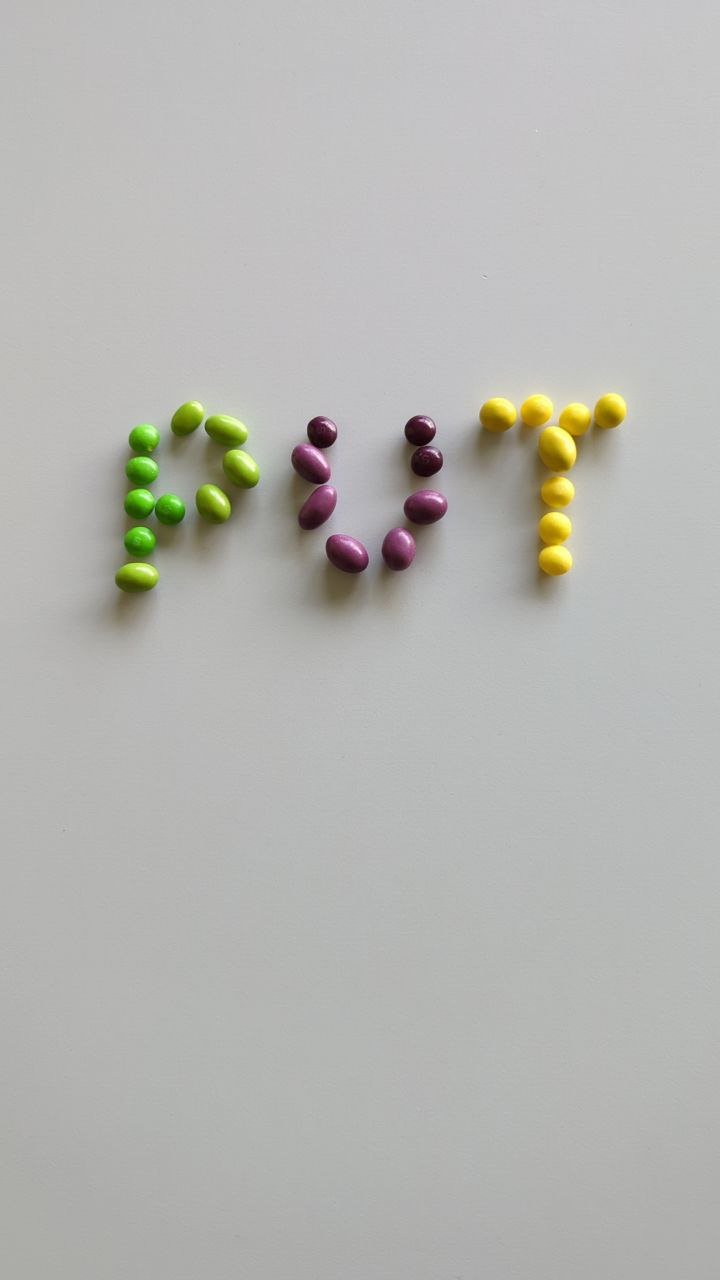
#> input picture data/00.jpg, 720 x 1280 px; its folder holds only this picture in this run
$ python my_multiple_pictures_test.py
#> lines starting #> are read from the running program, lines starting #| are printed output that depends on the picture; after the words box and inside, x2 and y2 are one past the last pixel; in counts of white or black regions, pixels touching at a corner belong together
### my_func_and_ranges.py
import cv2
import numpy as np

lower_red = [np.array([175, 165, 120]), np.array([0, 165, 120])]
upper_red = [np.array([179, 255, 200]), np.array([1, 255, 200])]

lower_purple = [np.array([158,108,24])]
upper_purple = [np.array([173,255,105])]

lower_yellow = [np.array([10,168,199])]
upper_yellow = [np.array([30,255,255])]

lower_green = [np.array([31,140,144])]
upper_green = [np.array([52,255,255])]

def get_number_of_objects_in_range(img: cv2.Mat, lower_hsv_limits: list[np.ndarray], upper_hsv_limits: list[np.ndarray]) -> any:

    kernel = np.ones((5,5),np.uint8)

    blurred_img = cv2.GaussianBlur(img, (5, 5), 0)
    hsv_img = cv2.cvtColor(blurred_img, cv2.COLOR_BGR2HSV)

    mask = cv2.inRange(hsv_img, lower_hsv_limits[0], upper_hsv_limits[0])

    for i in range(len(lower_hsv_limits)):
        temporary_mask = cv2.inRange(hsv_img, lower_hsv_limits[i], upper_hsv_limits[i])
        mask = cv2.bitwise_or(mask, temporary_mask)

    opening_mask = cv2.morphologyEx(mask, cv2.MORPH_OPEN, kernel, iterations=1)

    dilate_mask = cv2.dilate(opening_mask, kernel , iterations=4)

    contours, _ = cv2.findContours(dilate_mask,cv2.RETR_EXTERNAL, cv2.CHAIN_APPROX_NONE)

    return len(contours), dilate_mask

### my_multiple_pictures_test.py
import json
from pathlib import Path
from typing import Dict

import click
import cv2
from tqdm import tqdm
import glob
import numpy as np

from my_func_and_ranges import *

def main():
    img_paths = glob.glob("data/*.jpg")

    for img_path in img_paths:
        print(img_path)
        img = cv2.imread(img_path, cv2.IMREAD_COLOR)
#> img is the input picture: shape (1280, 720, 3); mean B, G, R 178.2, 181.9, 181.8

        red_count, red_display = get_number_of_objects_in_range(img, lower_red, upper_red)
#> in get_number_of_objects_in_range, `contours, _ = cv2.findContours(dilate_mask,cv2.RETR_EXTERNAL, cv2.CHAI..`: contours = []
#> red_count = 0
        purple_count, purple_display = get_number_of_objects_in_range(img, lower_purple, upper_purple)
#> in get_number_of_objects_in_range (call 2), `mask = cv2.inRange(hsv_img, lower_hsv_limits[0], upper_hsv_limits[0])`:
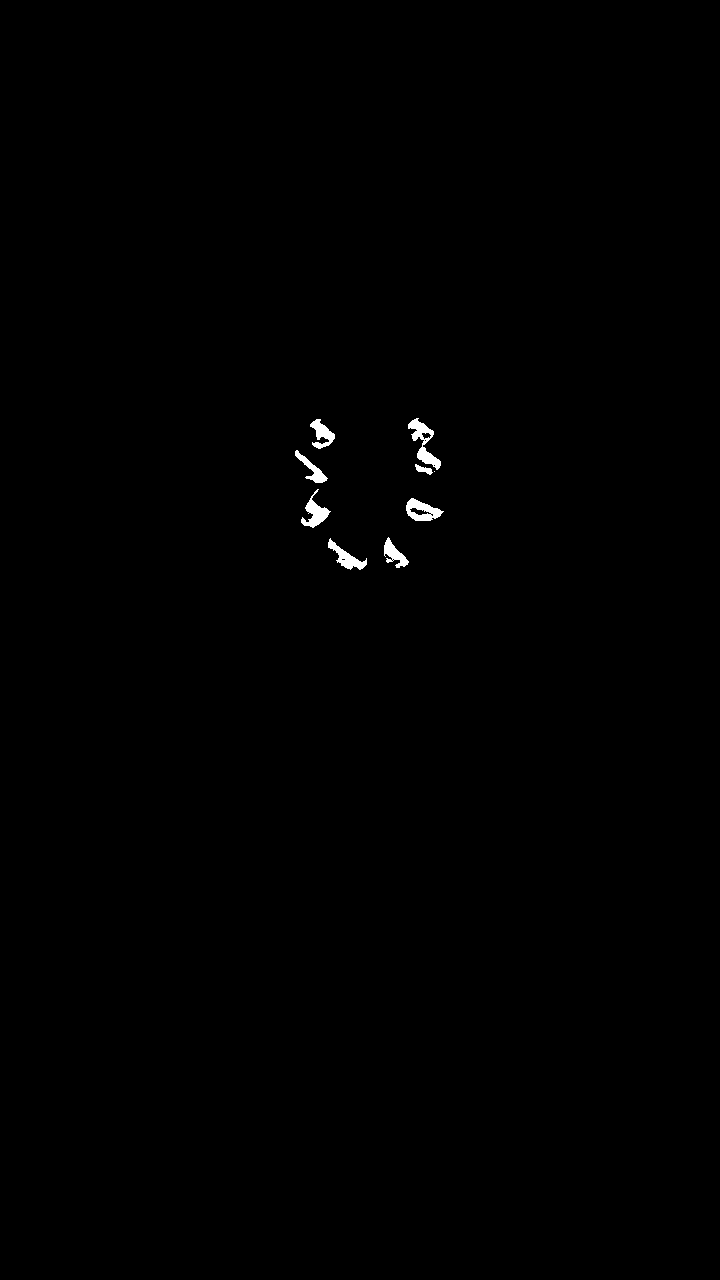
#> mask: shape (1280, 720); 0.34% white; 9 white regions (1 under 20 px), largest, box (x1, y1, x2, y2) and area: (408, 418, 441, 470) 602, (406, 498, 444, 521) 477, (301, 489, 331, 528) 447
#> in get_number_of_objects_in_range (call 2), `dilate_mask = cv2.dilate(opening_mask, kernel , iterations=4)`:
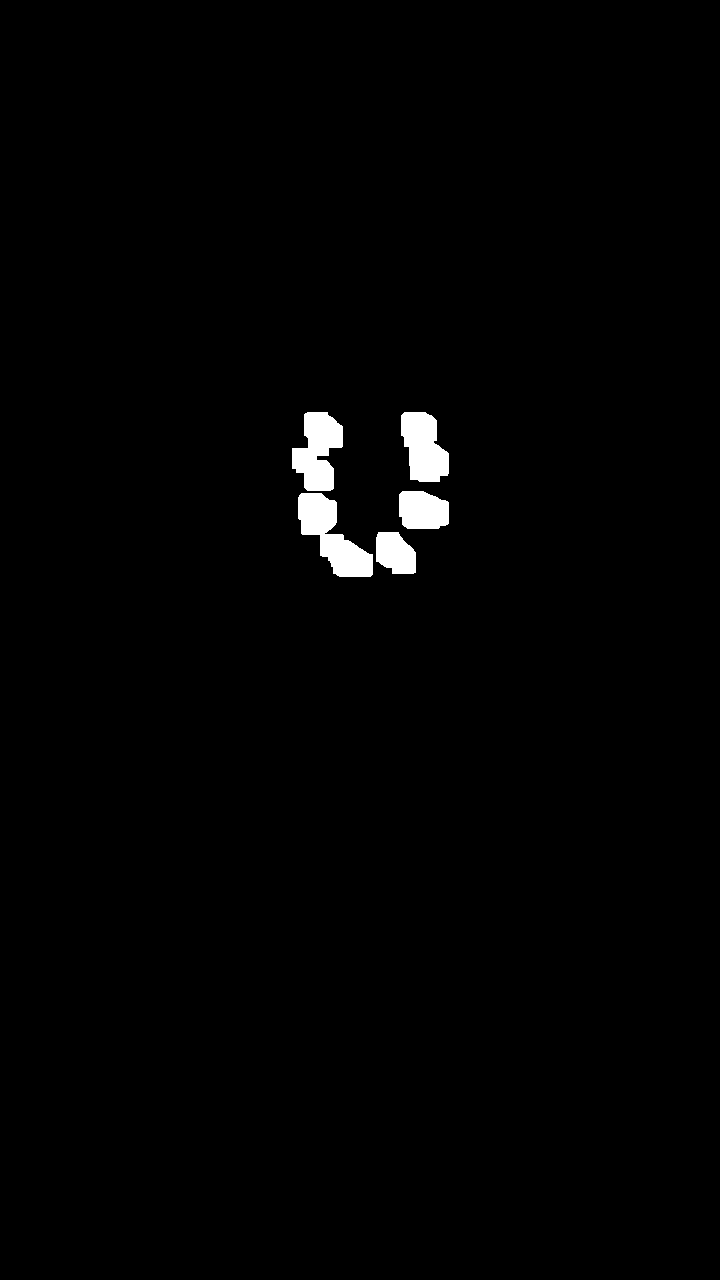
#> dilate_mask: shape (1280, 720); 1.2% white; 5 white regions
#> in get_number_of_objects_in_range (call 2), `contours, _ = cv2.findContours(dilate_mask,cv2.RETR_EXTERNAL, cv2.CHAI..`: contours = 5 contours; box (x1, y1, x2, y2) and area: (298, 493, 373, 577) 2940, (292, 412, 343, 491) 2520, (401, 412, 449, 482) 2354, (399, 491, 449, 529) 1588, (376, 532, 416, 574) 1276
#> purple_count = 5
        yellow_count, yellow_display = get_number_of_objects_in_range(img, lower_yellow, upper_yellow)
#> in get_number_of_objects_in_range (call 3), `dilate_mask = cv2.dilate(opening_mask, kernel , iterations=4)`:
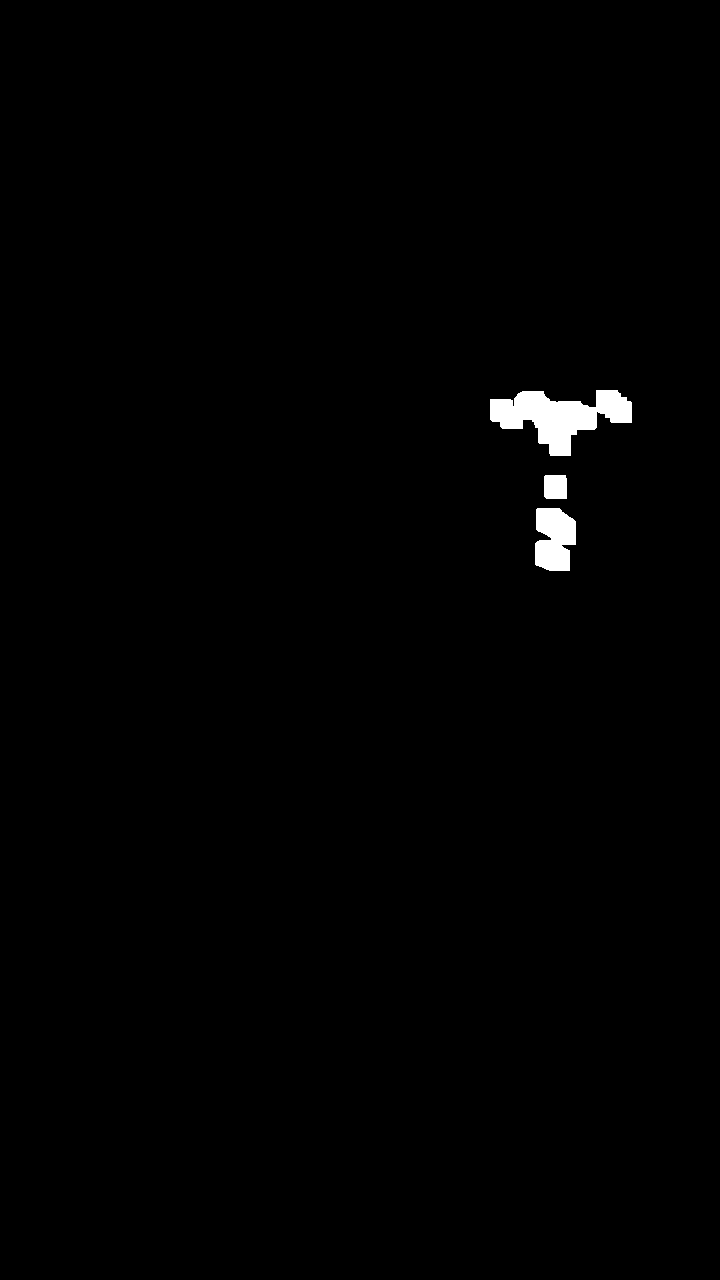
#> dilate_mask: shape (1280, 720); 0.81% white; 3 white regions
#> in get_number_of_objects_in_range (call 3), `contours, _ = cv2.findContours(dilate_mask,cv2.RETR_EXTERNAL, cv2.CHAI..`: contours = 3 contours; box (x1, y1, x2, y2) and area: (490, 390, 632, 456) 4622, (535, 508, 576, 571) 1999, (544, 475, 567, 499) 501
#> yellow_count = 3
        green_count, green_display = get_number_of_objects_in_range(img, lower_green, upper_green)
#> in get_number_of_objects_in_range (call 4), `dilate_mask = cv2.dilate(opening_mask, kernel , iterations=4)`:
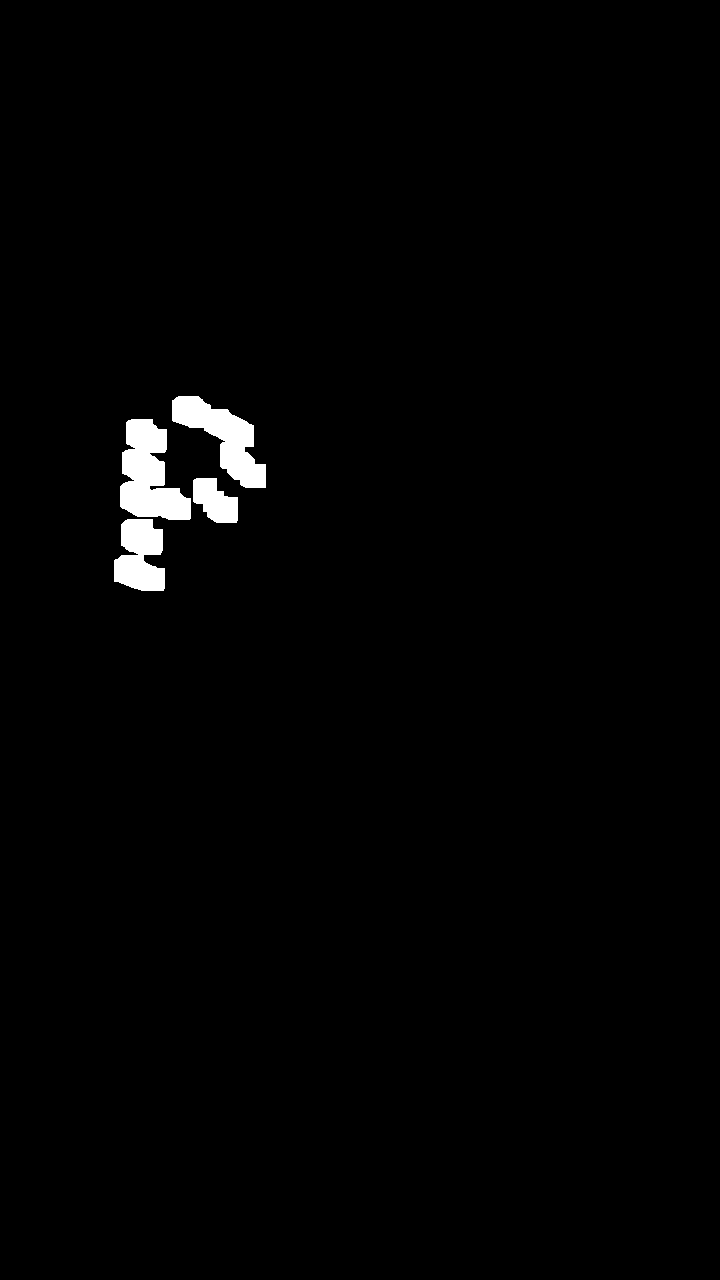
#> dilate_mask: shape (1280, 720); 1.3% white; 4 white regions
#> in get_number_of_objects_in_range (call 4), `contours, _ = cv2.findContours(dilate_mask,cv2.RETR_EXTERNAL, cv2.CHAI..`: contours = 4 contours; box (x1, y1, x2, y2) and area: (120, 419, 191, 520) 4320, (172, 396, 266, 488) 3590, (114, 519, 165, 591) 2626, (193, 478, 238, 523) 1317
#> green_count = 4

        print("red = " + str(red_count))
#| red = 0
        print("purple = " + str(purple_count))
#| purple = 5
        print("yellow = " + str(yellow_count))
#| yellow = 3
        print("green = " + str(green_count))
#| green = 4

        cv2.namedWindow("normal", cv2.WINDOW_NORMAL)
        cv2.namedWindow("red", cv2.WINDOW_NORMAL)
        cv2.namedWindow("purple", cv2.WINDOW_NORMAL)
        cv2.namedWindow("yellow", cv2.WINDOW_NORMAL)
        cv2.namedWindow("green", cv2.WINDOW_NORMAL)

        cv2.resizeWindow("normal", 500, 500)
        cv2.resizeWindow("red", 500, 500)
        cv2.resizeWindow("purple", 500, 500)
        cv2.resizeWindow("yellow", 500, 500)
        cv2.resizeWindow("green", 500, 500)

        cv2.imshow("normal", img)
        cv2.imshow("red", red_display)
        cv2.imshow("purple", purple_display)
        cv2.imshow("yellow", yellow_display)
        cv2.imshow("green", green_display)

        cv2.waitKey(0)
        cv2.destroyAllWindows()

if __name__ == "__main__":
    main()

$ run again, on data/04.jpg
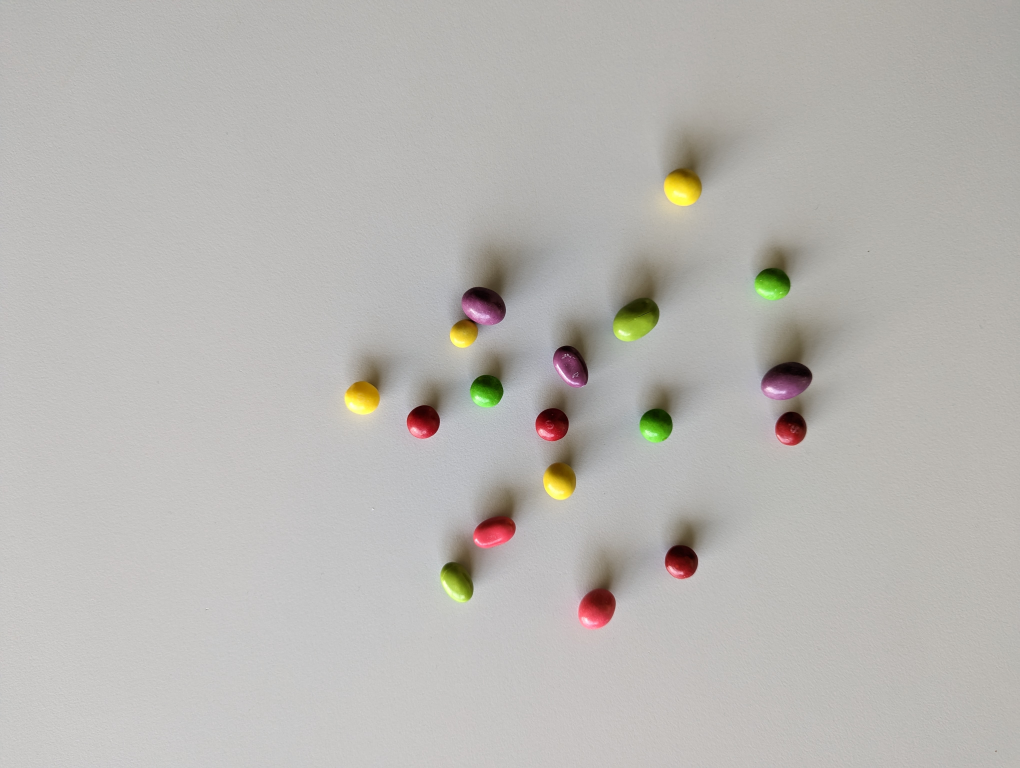
#> input picture data/04.jpg, 4080 x 3072 px (shown at 1/4 size)
#> in main, img is the input picture: shape (3072, 4080, 3); mean B, G, R 178.5, 182.3, 184.6
#> hsv_img: shape (3072, 4080, 3); mean H, S, V 28.9, 11.1, 185
#> in get_number_of_objects_in_range, `mask = cv2.inRange(hsv_img, lower_hsv_limits[0], upper_hsv_limits[0])`:
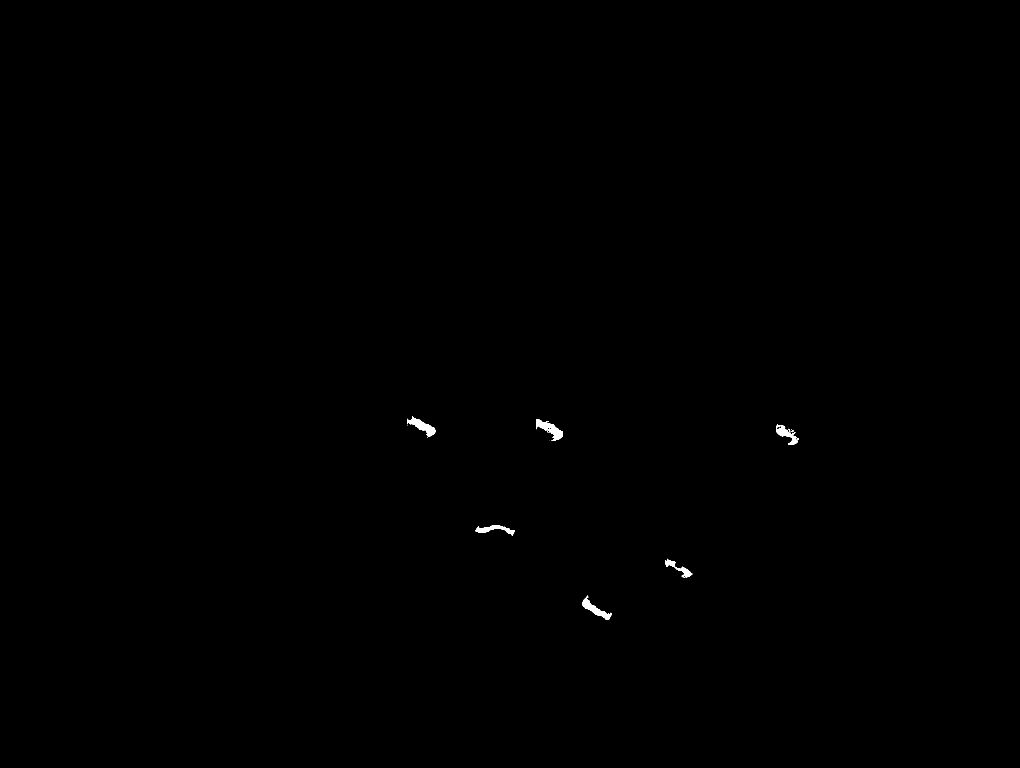
#> mask: shape (3072, 4080) (shown at 1/4 size); 0.13% white; 23 white regions (14 under 20 px), largest, box (x1, y1, x2, y2) and area: (2144, 1676, 2252, 1763) 3503, (1629, 1666, 1743, 1749) 3273, (2328, 2382, 2448, 2479) 3079
#> opening_mask: shape (3072, 4080); 0.16% white; 6 white regions, box (x1, y1, x2, y2) and area: (2328, 2386, 2456, 2478) 4233, (1629, 1661, 1742, 1747) 3491, (2144, 1676, 2251, 1763) 3358, (3106, 1700, 3206, 1779) 3349, (1903, 2099, 2058, 2139) 2970, (2663, 2238, 2769, 2309) 2399
#> dilate_mask: shape (3072, 4080); 0.33% white; 6 white regions
#> contours = 6 contours; box (x1, y1, x2, y2) and area: (2320, 2378, 2464, 2486) 8086, (1621, 1653, 1750, 1755) 6786, (2136, 1668, 2259, 1771) 6777, (3098, 1692, 3214, 1787) 6559, (1895, 2091, 2066, 2147) 6508, (2655, 2230, 2777, 2317) 5522
#> red_count = 6
#> opening_mask: shape (3072, 4080); 0.11% white; 6 white regions, box (x1, y1, x2, y2) and area: (3056, 1486, 3221, 1553) 5303, (1855, 1165, 2017, 1273) 4390, (2221, 1396, 2351, 1535) 3705, (2263, 1457, 2285, 1487) 377, (3235, 1510, 3241, 1521) 60, (3226, 1509, 3231, 1514) 25
#> dilate_mask: shape (3072, 4080); 0.23% white; 3 white regions
#> contours = 3 contours; box (x1, y1, x2, y2) and area: (3048, 1478, 3249, 1561) 9966, (2213, 1388, 2359, 1543) 9662, (1847, 1157, 2025, 1281) 8842
#> purple_count = 3
#> opening_mask: shape (3072, 4080); 0.16% white; 4 white regions, box (x1, y1, x2, y2) and area: (2660, 712, 2795, 818) 8254, (1383, 1558, 1515, 1643) 5476, (2177, 1889, 2289, 1989) 4125, (1804, 1319, 1896, 1384) 2796
#> dilate_mask: shape (3072, 4080); 0.29% white; 4 white regions
#> contours = 4 contours; box (x1, y1, x2, y2) and area: (2652, 704, 2803, 826) 13762, (1375, 1550, 1523, 1651) 9076, (2169, 1881, 2297, 1997) 8013, (1796, 1311, 1904, 1392) 5427
#> yellow_count = 4
#> opening_mask: shape (3072, 4080); 0.21% white; 5 white regions, box (x1, y1, x2, y2) and area: (2454, 1274, 2614, 1361) 8964, (3021, 1114, 3149, 1198) 5605, (2560, 1685, 2674, 1768) 4706, (1764, 2285, 1878, 2403) 3959, (1882, 1550, 1994, 1625) 3407
#> in get_number_of_objects_in_range (call 4), `dilate_mask = cv2.dilate(opening_mask, kernel , iterations=4)`:
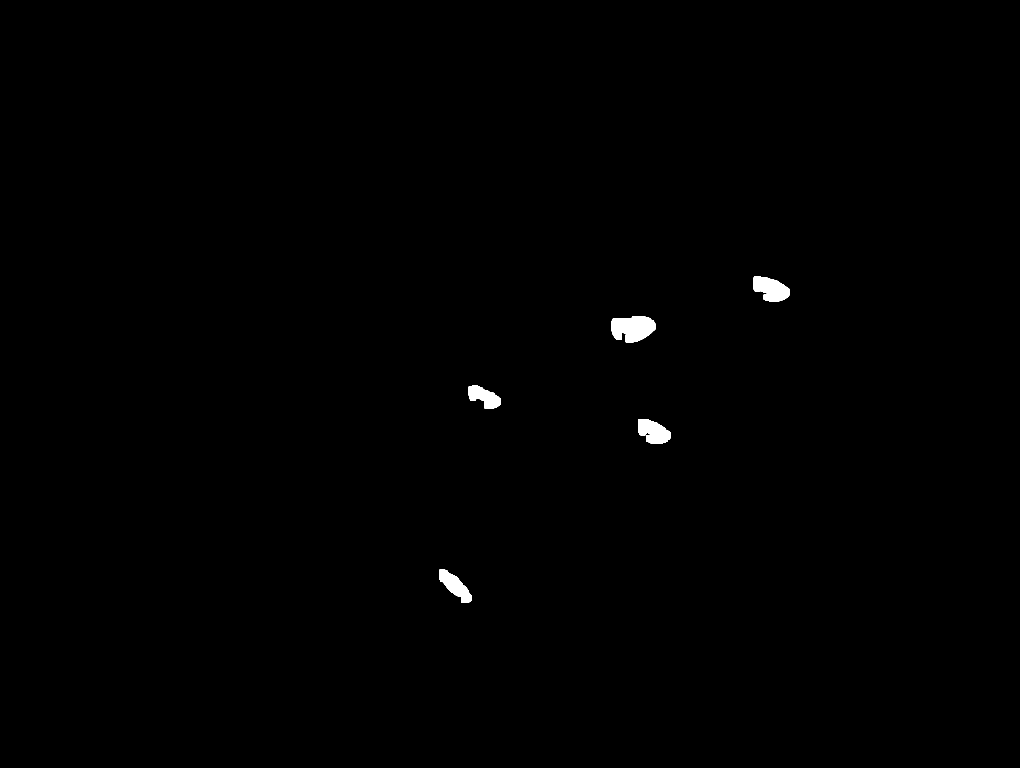
#> dilate_mask: shape (3072, 4080) (shown at 1/4 size); 0.38% white; 5 white regions
#> contours = 5 contours; box (x1, y1, x2, y2) and area: (2446, 1266, 2622, 1369) 13769, (3013, 1106, 3157, 1206) 9695, (2552, 1677, 2682, 1776) 8658, (1756, 2277, 1886, 2411) 7810, (1874, 1542, 2002, 1633) 6838
#> green_count = 5
#| red = 6
#| purple = 3
#| yellow = 4
#| green = 5
